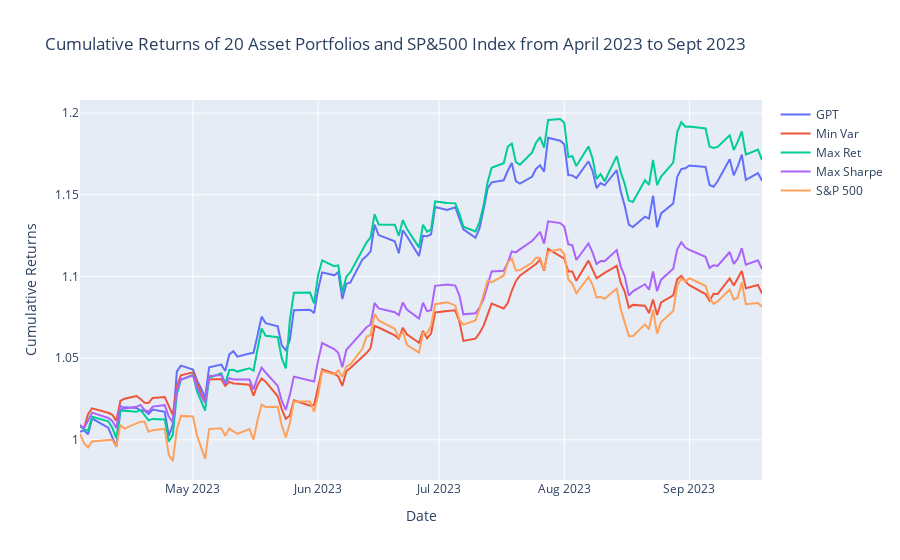

The notebook cell this image was saved under:
### Markdown cell above
Plot dynamic figure

### Code cell
# Create a new figure
fig = go.Figure()

# Add the data for each portfolio and index to the figure
for column in outsample_data.columns:
    fig.add_trace(go.Scatter(x=outsample_data.index,
                             y=outsample_data[column],
                             mode='lines',
                             name=column))

# Customize the layout of the figure
fig.update_layout(
    title='Cumulative Returns of ' + str(
        len(gpt_weights)) + ' Asset Portfolios and SP&500 Index from April 2023 to Sept 2023',
    xaxis_title='Date',
    yaxis_title='Cumulative Returns',
    hovermode="x unified"  # This will show the labels when you hover over the lines
)

# Show the figure
fig.show()
